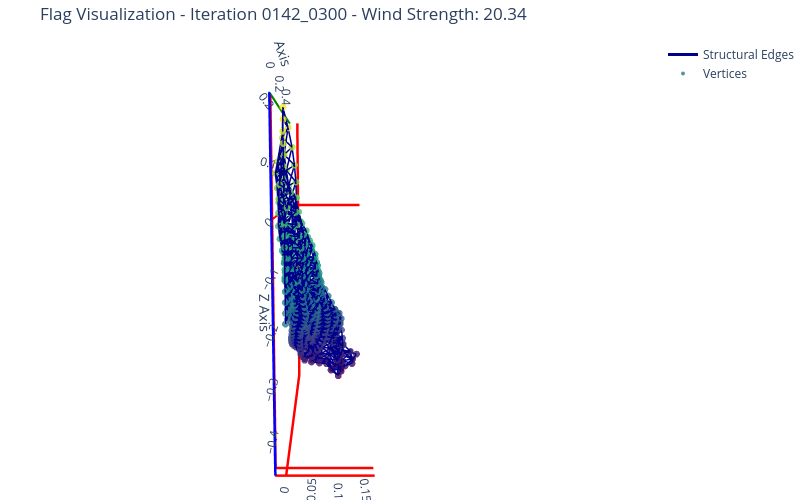

Source (notebook cell):
### Code cell
visualize_flag_vertices(iter="0142_0100", use_edges=True, use_faces=False, show_face_boundaries=True)

### Figure 1 — Plotly figure (JSON) as saved in the notebook; plotly's stock layout.template omitted (floating-point values rounded to 4 significant figures; data arrays with more than 128 entries replaced by an {"elided": "..."} marker saying what was removed)
{"data": [{"line": {"color": "darkblue", "width": 3}, "mode": "lines", "name": "Structural Edges", "type": "scatter3d", "x": {"elided": "13512 float values"}, "y": {"elided": "13512 float values"}, "z": {"elided": "13512 float values"}}, {"marker": {"color": {"elided": "600 float values"}, "colorscale": [[0, "#440154"], [0.1111, "#482878"], [0.2222, "#3e4989"], [0.3333, "#31688e"], [0.4444, "#26828e"], [0.5556, "#1f9e89"], [0.6667, "#35b779"], [0.7778, "#6ece58"], [0.8889, "#b5de2b"], [1, "#fde725"]], "opacity": 0.8, "size": 4}, "mode": "markers", "name": "Vertices", "type": "scatter3d", "x": {"elided": "600 float values"}, "y": {"elided": "600 float values"}, "z": {"elided": "600 float values"}}], "layout": {"height": 500, "margin": {"b": 0, "l": 0, "r": 0, "t": 40}, "scene": {"aspectmode": "data", "camera": {"center": {"x": 0, "y": 0, "z": 0}, "eye": {"x": 0, "y": -3, "z": 0.5}, "up": {"x": 0, "y": 0, "z": 1}}, "xaxis": {"linecolor": "red", "linewidth": 5, "showbackground": false, "showgrid": false, "showline": true, "title": {"text": "X Axis"}, "zeroline": true, "zerolinecolor": "red", "zerolinewidth": 5}, "yaxis": {"linecolor": "green", "linewidth": 5, "showbackground": false, "showgrid": false, "showline": true, "title": {"text": "Y Axis"}, "zeroline": true, "zerolinecolor": "red", "zerolinewidth": 5}, "zaxis": {"linecolor": "blue", "linewidth": 5, "showbackground": false, "showgrid": false, "showline": true, "title": {"text": "Z Axis"}, "zeroline": true, "zerolinecolor": "red", "zerolinewidth": 5}}, "showlegend": true, "title": {"text": "Flag Visualization - Iteration 0142_0300 - Wind Strength: 20.34"}, "width": 800}}
